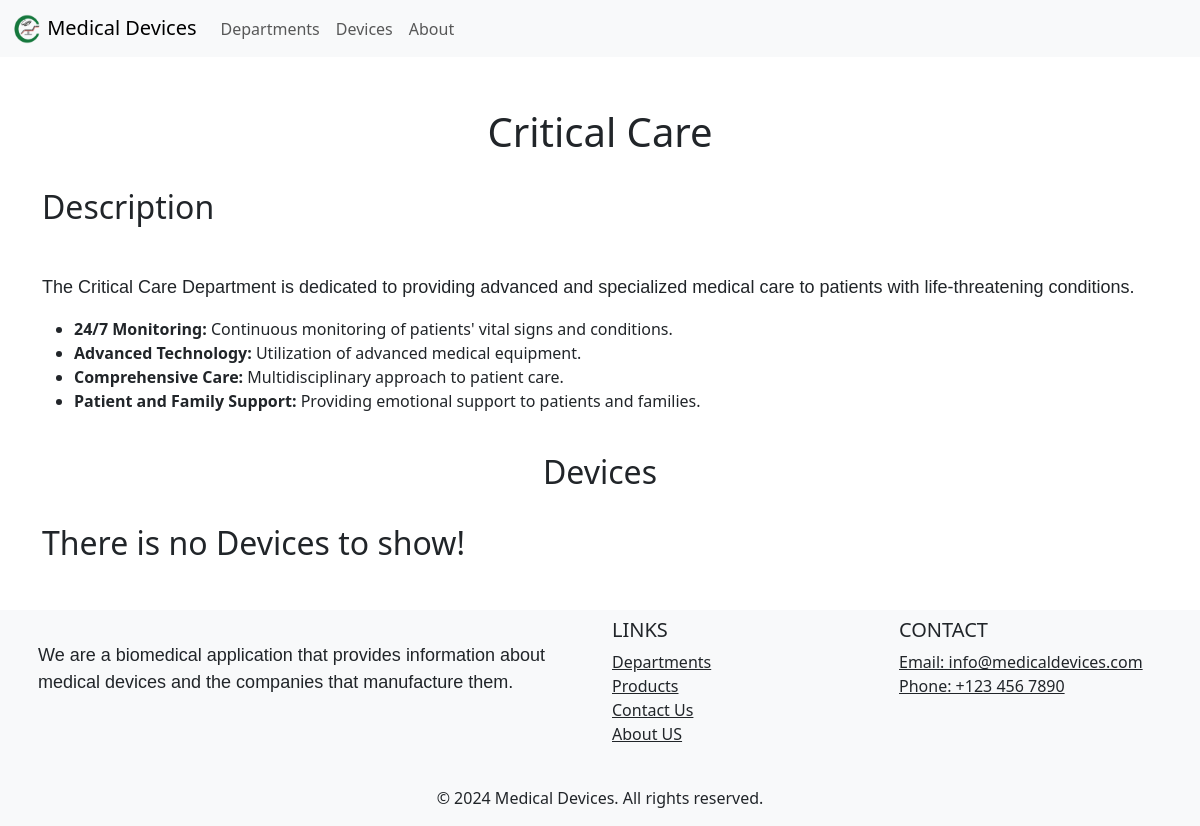
The app's page /show_department/1, older data.
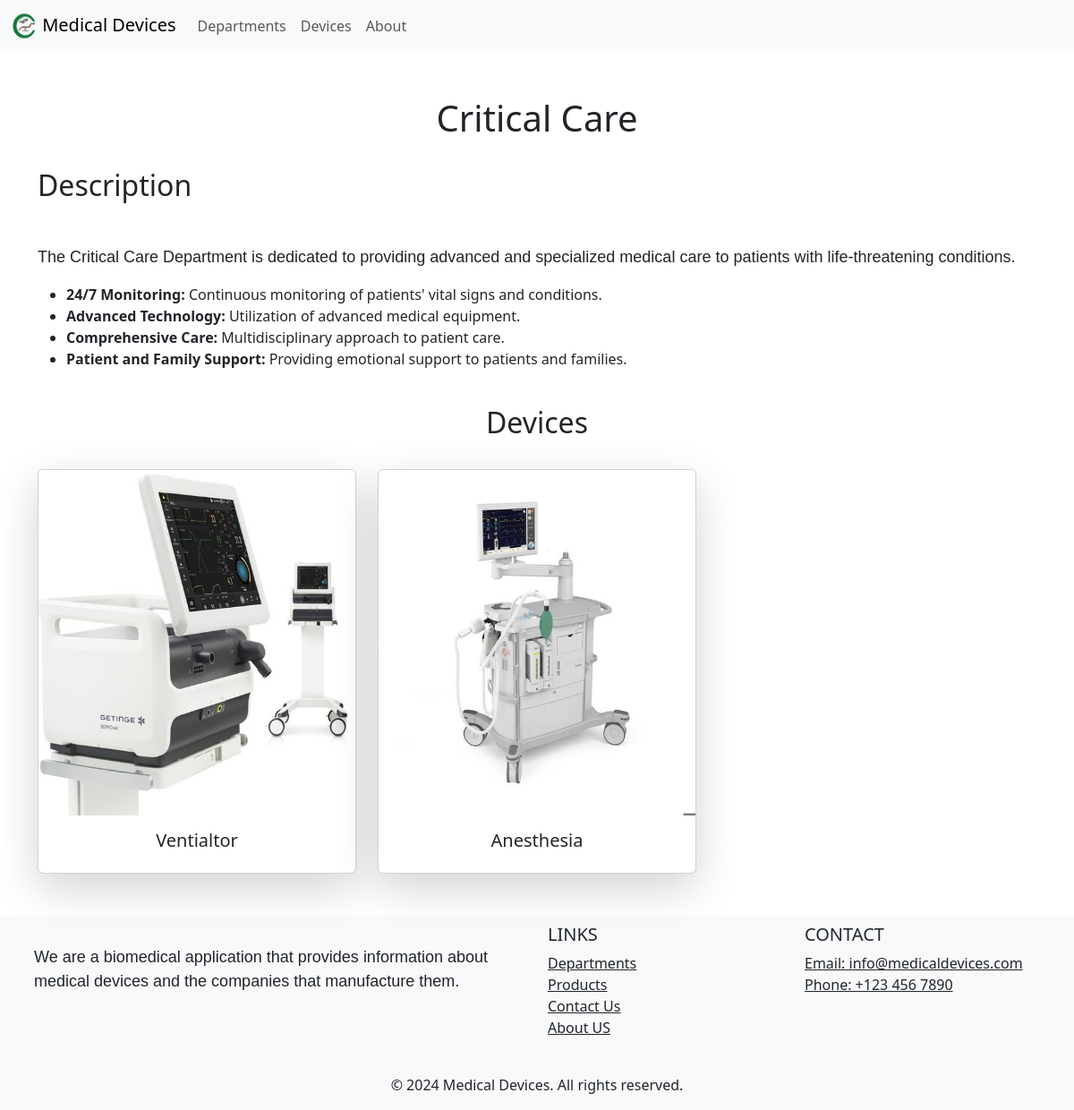
The same page, newer data.
### app.py (models this page shows, shortened)
class Device(db.Model):
	id = db.Column(db.Integer, primary_key=True)
	device_name = db.Column(db.String(100), nullable=False)
	description = db.Column(db.Text, nullable=False)  # New field for device description
	department_id = db.Column(db.Integer, db.ForeignKey('department.id'))
	models = db.relationship('Model', backref='device', lazy=True)

class Model(db.Model):
	id = db.Column(db.Integer, primary_key=True)
	model_name = db.Column(db.String(100), nullable=False)
	description = db.Column(db.Text, nullable=False)  # New field for model description
	image_filename = db.Column(db.String(100), nullable=False, default='logo2.png')
	device_id = db.Column(db.Integer, db.ForeignKey('device.id'))

### app.py (the view)
@app.route('/show_department/<int:id>')
def show_department(id):
	department_to_show = Department.query.get_or_404(id)
	if department_to_show:
		department_to_show.description = markdown.markdown(department_to_show.description)
	image_filename = 'logo2.png'
	return render_template("show_department.html", department_to_show=department_to_show, image_filename=image_filename)

### Templates/show_department.html (shortened to what this page needs)
{% extends "layout.html" %}
{% block content %}
<div class="container mt-5">
	<h1 class="text-center">{{ department_to_show.department_name }}</h1>
	<br>
	<h2>Description</h2>
	<br>
	<p style="font-size=12px;"> {{ department_to_show.description | safe }}</p>
	<br>
	<h2 class="text-center">Devices</h2>
	{% if department_to_show.devices %}
	<div class="row">
		{% for device in department_to_show.devices %}
			{% if device.models %}
				{% set  image_filename = device.models[0].image_filename %}
			{% endif %}
		<div class="col-md-4">
			<a href="{{ url_for('show_device', id = device.id)}}" class="text-decoration-none">
				<div class="card mt-4 shadow-lg mycard-hover">
					<img src="{{url_for('static', filename='images/' + image_filename)}}" class="card-img-top" alt="Image Title">
					<div class="card-body">
						<h5 class="card-title text-center">{{ device.device_name }}</h5>
					</div>
				</div>
			</a>
		</div>
		{% endfor %}
	</div>
	{% else%}
	<br>
	<h2 class="text center">There is no Devices to show!</h2>
	{% endif %}
</div>
{% endblock content %}

Row changes from the older to the newer data that the page shows:
added Device: image_filename (picture), device_name "Ventialtor"
added Device: image_filename (picture), device_name "Anesthesia"
Text that changed along with them:
text no longer shown: "There is no Devices to show!"
